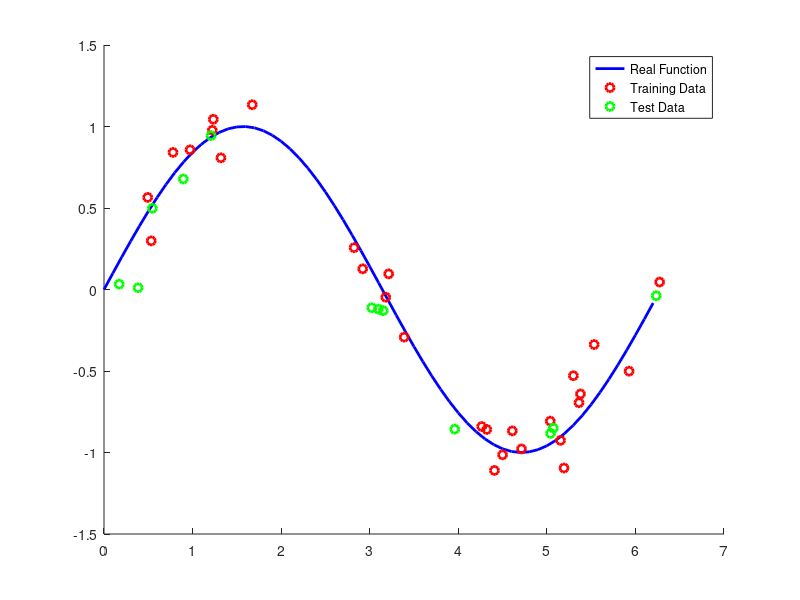

Source code (MATLAB): (Note: this script raises an error after producing the figure.)
clear all;
close all;
clc;

% regression problem
XX = 0:0.1:2*pi;
Y = sin(XX);     % real system

% data set
% generate N random numbers in the interval [a,b]
% with the formula r = a + (b-a).*rand(N,1);.
N = 40;
X = 0 + (2*pi - 0).* rand(N,1);
Yd = sin(X) + 0.15*randn(length(X),1);

% separate data into training and test sets
numTrain = round(0.7*N);
XTrain = X(1:numTrain);
YdTrain = Yd(1:numTrain);
XTest = X(numTrain+1:end);
YdTest = Yd(numTrain+1:end);

figure(1);
hold on;
plot(XX,Y,'b-','LineWidth',2);
plot(XTrain,YdTrain,'ro','LineWidth',2);
plot(XTest,YdTest,'go','LineWidth',2);
legend('Real Function', 'Training Data', 'Test Data')

%-----------------------------------------------------------------------
% defining the FIS structure

% using genfis1 (grid partition) to generate FIS structure
numMFs = 10;
mfType = char('gaussmf');
fis = genfis1([XTrain YdTrain], numMFs, mfType);

% using FCMeans partition to generate FIS structure
%type = 'sugeno';
%numClusters = 4; % equal to number of rules
%fis = genfis3(XTrain, YdTrain, type, numClusters);
% fis3 = genfis3([XTrain YdTrain], YdTrain, type, numClusters);
%
% Plot the input membership functions before training
figure(2);
[x1,mf1] = plotmf(fis,'input',1);
plot(x1,mf1)
xlabel('input 1 (gaussmf)')

% Plot anfis output before training
Ys = evalfis(XX,fis);
figure(3);
hold on;
plot(XX,Y,'b-','LineWidth',2);
plot(XTrain,YdTrain,'ro','LineWidth',2);
plot(XX,Ys,'c--','LineWidth',2);
legend('Real Function', 'Training Data', 'ANFIS Approximation before training');

% figure;
% [x1,mf1] = plotmf(fis3,'input',1);
% plot(x1,mf1)
% xlabel('input 1 (gaussmf)')

%------------------------------------------------------------------------
% Training ANFIS
% Training routine for Sugeno-type Fuzzy Inference System
% [fis,error] = anfis(trnData,initFis,trnOpt)
% trnOpt: a vector of training options. When a training
% option is entered as NaN, the default options is in force.
% These options are as follows:
% trnOpt(1): training epoch number (default: 10)
% trnOpt(2): training error goal (default: 0)
% trnOpt(3): initial step size (default: 0.01)
% trnOpt(4): step size decrease rate (default: 0.9)
% trnOpt(5): step size increase rate (default: 1.1)

maxIter = 100;
fis = anfis([XTrain YdTrain], fis, maxIter);

%------------------------------------------------------------------------
% Evaluate FIS on Training data
YsTrain = evalfis(XTrain, fis);
trainErr = immse(YdTrain,YsTrain); % mean squared error

%------------------------------------------------------------------------
% Evaluate FIS on Test data
YsTest = evalfis(XTest, fis);
testErr = immse(YdTest,YsTest); % mean squared error

% Plot anfis output after training
Ys = evalfis(XX,fis);
figure(4);
hold on;
plot(XX,Y,'b-','LineWidth',2);
plot(XTrain,YdTrain,'ro','LineWidth',2);
plot(XTest,YdTest,'go','LineWidth',2);
plot(XX,Ys,'c--','LineWidth',2);
legend('Real Function', 'Training Data', 'Test Data', 'ANFIS Approximation');

% Plot the input membership functions after training
figure(5);
[x1,mf1] = plotmf(fis,'input',1);
plot(x1,mf1)
xlabel('input 1 (gaussmf)')
